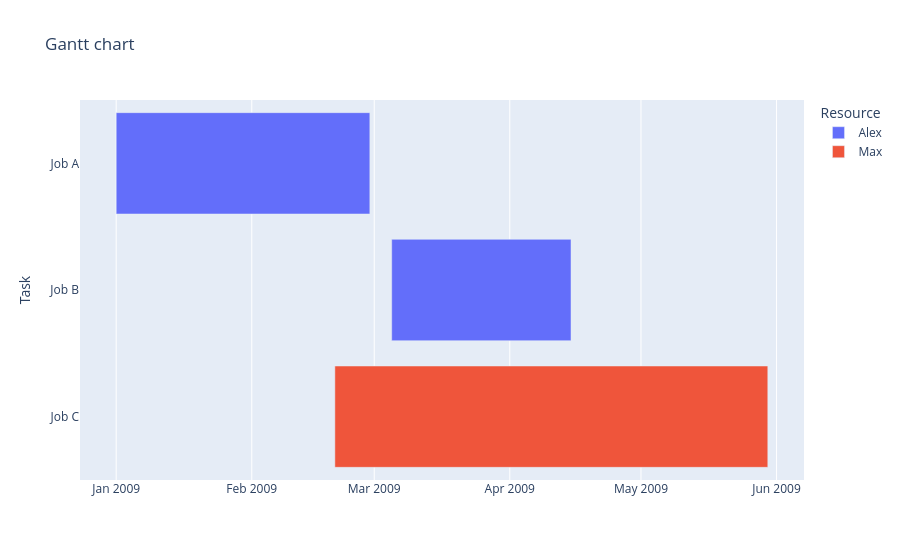

Here is the notebook cell this chart was saved with:
### Code cell
df = pd.DataFrame([
    dict(Task="Job A", Start='2009-01-01', Finish='2009-02-28', Resource="Alex"),
    dict(Task="Job B", Start='2009-03-05', Finish='2009-04-15', Resource="Alex"),
    dict(Task="Job C", Start='2009-02-20', Finish='2009-05-30', Resource="Max")
])

fig = px.timeline(
    df,
    x_start="Start",
    x_end="Finish",
    y="Task",
    color="Resource",  # 色分けするカテゴリ列
    title="Gantt chart",
    hover_name="Resource",  # hoverで表示する列
    # hover_data=
    template='plotly',  # 'plotly_dark', 'ggplot2'
    # template='plotly_dark'
    # template='ggplot2'
    )
fig.update_yaxes(autorange="reversed")
fig.show()

### Figure 1 — Plotly figure (JSON) as saved in the notebook; plotly's stock layout.template omitted (floating-point values rounded to 4 significant figures)
{"data": [{"alignmentgroup": "True", "base": ["2009-01-01", "2009-03-05"], "hovertemplate": "<b>%{hovertext}</b><br><br>Resource=Alex<br>Start=%{base}<br>Finish=%{x}<br>Task=%{y}<extra></extra>", "hovertext": ["Alex", "Alex"], "legendgroup": "Alex", "marker": {"color": "#636efa", "pattern": {"shape": ""}}, "name": "Alex", "offsetgroup": "Alex", "orientation": "h", "showlegend": true, "textposition": "auto", "type": "bar", "x": [5011200000, 3542400000], "xaxis": "x", "y": ["Job A", "Job B"], "yaxis": "y"}, {"alignmentgroup": "True", "base": ["2009-02-20"], "hovertemplate": "<b>%{hovertext}</b><br><br>Resource=Max<br>Start=%{base}<br>Finish=%{x}<br>Task=%{y}<extra></extra>", "hovertext": ["Max"], "legendgroup": "Max", "marker": {"color": "#EF553B", "pattern": {"shape": ""}}, "name": "Max", "offsetgroup": "Max", "orientation": "h", "showlegend": true, "textposition": "auto", "type": "bar", "x": [8553600000], "xaxis": "x", "y": ["Job C"], "yaxis": "y"}], "layout": {"barmode": "overlay", "legend": {"title": {"text": "Resource"}, "tracegroupgap": 0}, "title": {"text": "Gantt chart"}, "xaxis": {"anchor": "y", "domain": [0, 1], "type": "date"}, "yaxis": {"anchor": "x", "autorange": "reversed", "domain": [0, 1], "title": {"text": "Task"}}}}
